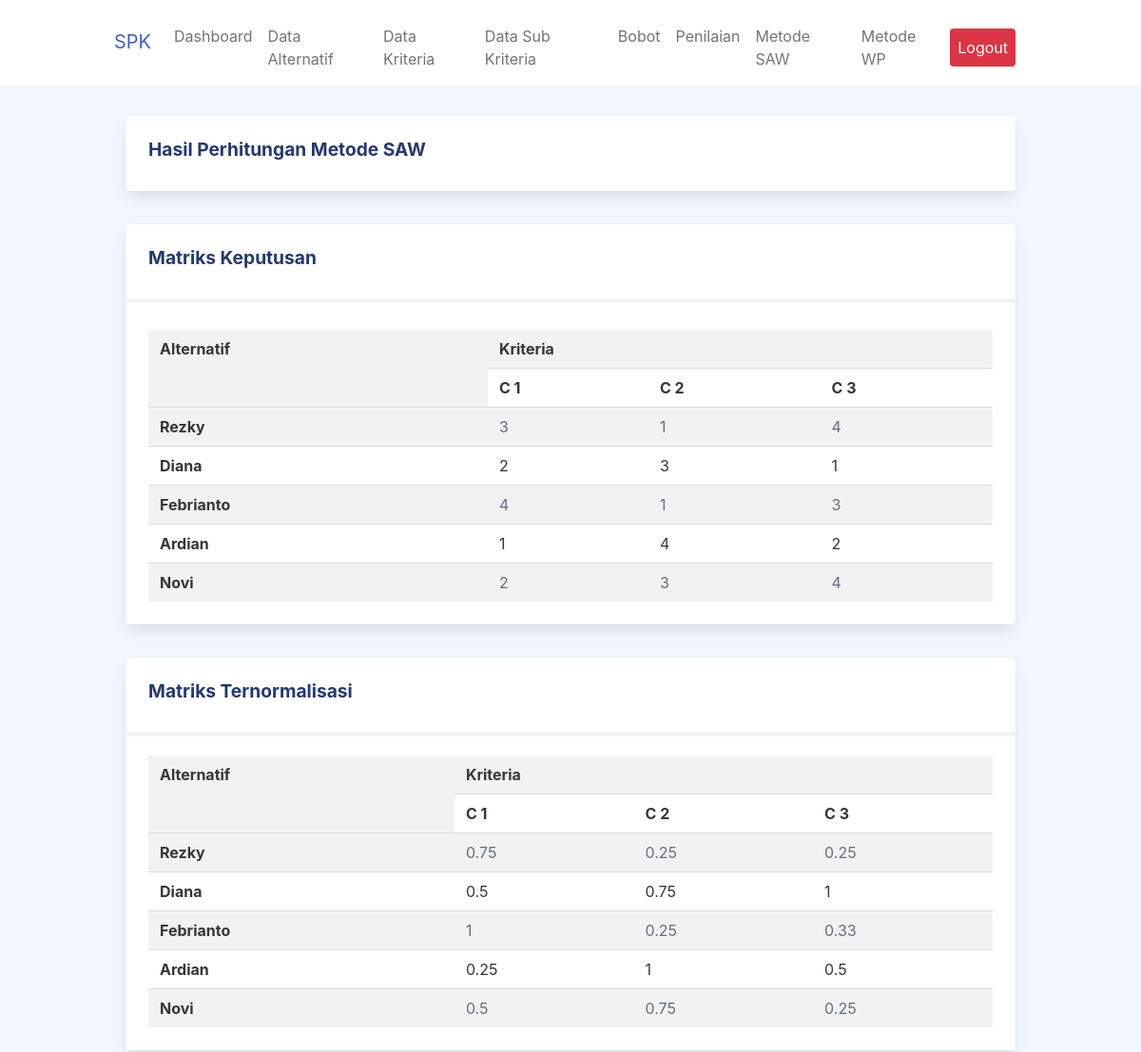
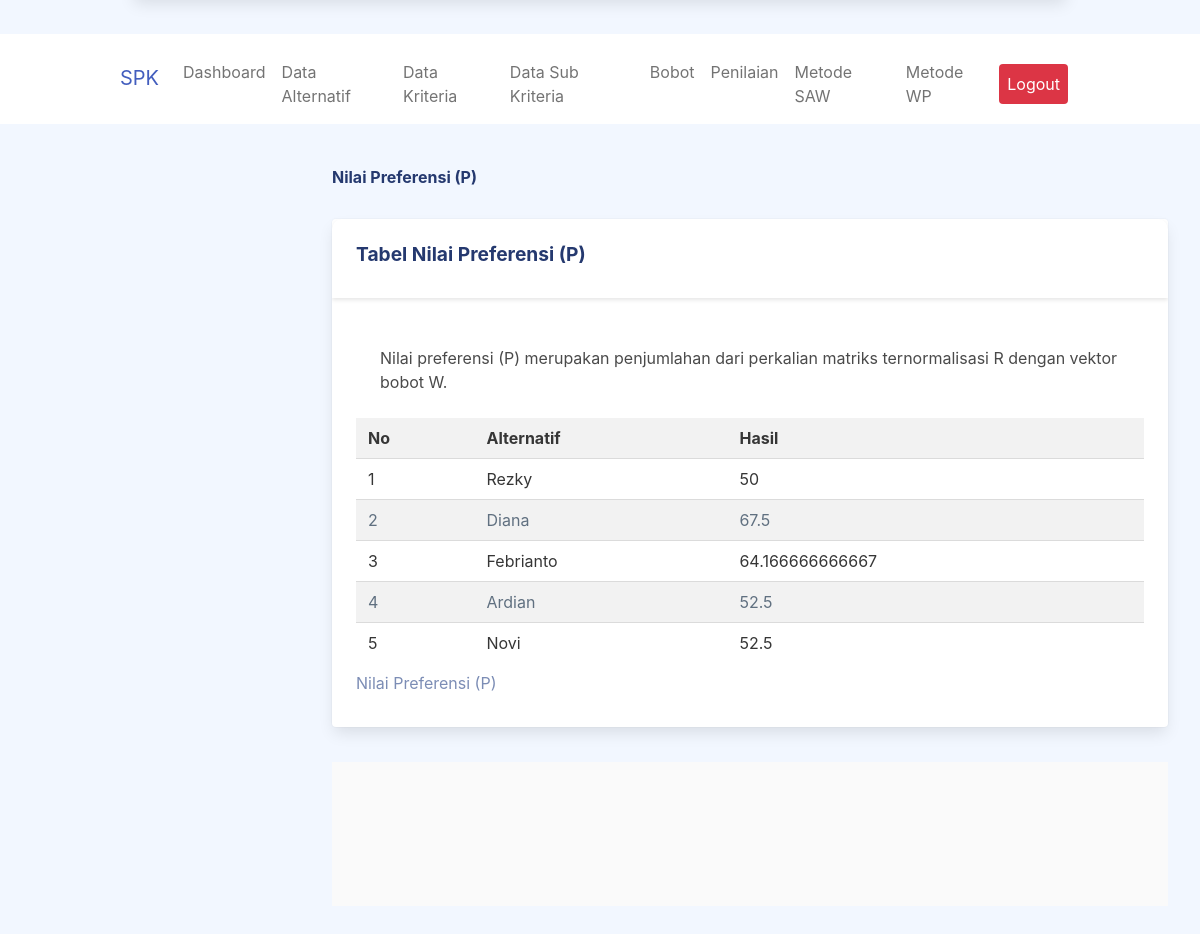
Screenshot of /matrik.php (signed in) with the database file from the repository (2 pictures, top to bottom).
### tables this page shows
CREATE TABLE `saw_criterias` (
  `id_criteria` tinyint(3) UNSIGNED NOT NULL,
  `criteria` varchar(100) NOT NULL,
  `weight` float NOT NULL,
  `attribute` set('benefit','cost') DEFAULT NULL
);

CREATE TABLE `saw_evaluations` (
  `id_alternative` smallint(5) UNSIGNED NOT NULL,
  `id_criteria` tinyint(3) UNSIGNED NOT NULL,
  `value` float NOT NULL
);

CREATE TABLE `saw_alternatives` (
  `id_alternative` smallint(5) UNSIGNED NOT NULL,
  `name` varchar(30) NOT NULL
);

### R.php (called while the page is built, shortened)
<?php
$sql = "SELECT
a.id_alternative,
b.name,
SUM(IF(a.id_criteria=1,a.value,0)) AS C1,
SUM(IF(a.id_criteria=2,a.value,0)) AS C2,
SUM(IF(a.id_criteria=3,a.value,0)) AS C3,
SUM(IF(a.id_criteria=4,a.value,0)) AS C4,
SUM(IF(a.id_criteria=5,a.value,0)) AS C5
FROM
saw_evaluations a
JOIN saw_alternatives b USING(id_alternative)
GROUP BY a.id_alternative
ORDER BY a.id_alternative";
$result = $db->query($sql);
$X = array(1 => array(), 2 => array(), 3 => array(), 4 => array(), 5 => array());
while ($row = $result->fetch_object()) {
    array_push($X[1], round($row->C1, 2));
    array_push($X[2], round($row->C2, 2));
    array_push($X[3], round($row->C3, 2));
    array_push($X[4], round($row->C4, 2));
    array_push($X[5], round($row->C5, 2));
}
$sql = "SELECT
          a.id_alternative,
          c.name,
          SUM(
            IF(
              a.id_criteria=1,
              IF(
                b.attribute='benefit',
                a.value/" . max($X[1]) . ",
                " . min($X[1]) . "/a.value)
              ,0)
              ) AS C1,
          SUM(
            IF(
              a.id_criteria=2,
              IF(
                b.attribute='benefit',
                a.value/" . max($X[2]) . ",
                " . min($X[2]) . "/a.value)
               ,0)
             ) AS C2,
          SUM(
            IF(
              a.id_criteria=3,
              IF(
                b.attribute='benefit',
                a.value/" . max($X[3]) . ",
                " . min($X[3]) . "/a.value)
               ,0)
             ) AS C3,
          SUM(
            IF(
              a.id_criteria=4,
              IF(
                b.attribute='benefit',
                a.value/" . max($X[4]) . ",
                " . min($X[4]) . "/a.value)
               ,0)
             ) AS C4,
          SUM(
            IF(
              a.id_criteria=5,
              IF(
                b.attribute='benefit',
                a.value/" . max($X[5]) . ",
                " . min($X[5]) . "/a.value)
               ,0)
             ) AS C5
        FROM
          saw_evaluations a
          JOIN saw_criterias b USING(id_criteria)
          JOIN saw_alternatives c USING(id_alternative)
        GROUP BY a.id_alternative
        ORDER BY a.id_alternative
       ";
$result = $db->query($sql);
$R = array();
$nama = array();
while ($row = $result->fetch_object()) {
    $R[$row->id_alternative] = array($row->C1, $row->C2, $row->C3, $row->C4, $row->C5);
    $nama[$row->id_alternative] = array($row->name);
}

### W.php (called while the page is built)
<?php
$sql = "SELECT weight FROM saw_criterias ORDER BY id_criteria";
$result = $db->query($sql);
$i = 0;
$W = array();
while ($row = $result->fetch_object()) {
    $W[] = $row->weight;
}

### matrik.php (the view, shortened to what this page needs)
<!DOCTYPE html>
<html lang="en">
<?php
require "layout/head.php";
require "include/conn.php";
?>
<body>
  <div id="app">
    <?php require "layout/sidebar.php"; ?>
    <div class="container">
      <div class="page-content">
        <section class="row">
          <div class="col-12">
            <div class="card">
              <div class="card-header">
                <h4 class="card-title">Hasil Perhitungan Metode SAW</h4>
              </div>
            </div>
            <div class="card">
              <div class="card-header">
                <h4 class="card-title">Matriks Keputusan</h4>
              </div>
              <div class="card-content mt-2">
                <div class="table-responsive">
                  <table class="table table-striped mb-0">
                    <tr>
                      <th rowspan='2'>Alternatif</th>
                      <th colspan='6'>Kriteria</th>
                    </tr>
                    <tr>
                    <?php
                    $sql = "SELECT id_criteria from saw_criterias";
                    $result = $db->query($sql);
                    while ($row = $result->fetch_object()):
                      ?>
                      <th>C
                        <?= $row->id_criteria ?>
                      </th>
                    <?php endwhile ?>
                  </tr>
                    <?php
                    $sql = "SELECT
                        a.id_alternative,
                        b.name,
                        SUM(IF(a.id_criteria=1,a.value,0)) AS C1,
                        SUM(IF(a.id_criteria=2,a.value,0)) AS C2,
                        SUM(IF(a.id_criteria=3,a.value,0)) AS C3
                      FROM
                        saw_evaluations a
                        JOIN saw_alternatives b USING(id_alternative)
                      GROUP BY a.id_alternative
                      ORDER BY a.id_alternative";
                    $result = $db->query($sql);
                    $X = array(1 => array(), 2 => array(), 3 => array(), 4 => array(), 5 => array());
                    while ($row = $result->fetch_object()) {
                      array_push($X[1], round($row->C1, 2));
                      array_push($X[2], round($row->C2, 2));
                      array_push($X[3], round($row->C3, 2));
                      echo "<tr class='center'>
                          <th>{$row->name}</th>
                          <td>" . round($row->C1, 2) . "</td>
                          <td>" . round($row->C2, 2) . "</td>
                          <td>" . round($row->C3, 2) . "</td>
                        </tr>\n";
                    }
                    ?>
                  </table>
                </div>
              </div>
            </div>
            <div class="card">
              <div class="card-header">
                <h4 class="card-title">Matriks Ternormalisasi</h4>
              </div>
              <div class="card-content">
                <table class="table table-striped mb-0">
                  <tr>
                    <th rowspan='2'>Alternatif</th>
                    <th colspan='5'>Kriteria</th>
                  </tr>
                  <tr>
                    <?php
                    $sql = "SELECT id_criteria from saw_criterias";
                    $result = $db->query($sql);
                    while ($row = $result->fetch_object()):
                      ?>
                      <th>C
                        <?= $row->id_criteria ?>
                      </th>
                    <?php endwhile ?>
                  </tr>
                  <?php
                  $sql = "SELECT
                      a.id_alternative,
                      c.name,
                      SUM(
                        IF(
                          a.id_criteria=1,
                          IF(
                            b.attribute='benefit',
                            a.value/" . max($X[1]) . ",
                            " . min($X[1]) . "/a.value)
                          ,0)
                          ) AS C1,
                      SUM(
                        IF(
                          a.id_criteria=2,
                          IF(
                            b.attribute='benefit',
                            a.value/" . max($X[2]) . ",
                            " . min($X[2]) . "/a.value)
                          ,0)
                        ) AS C2,
                      SUM(
                        IF(
                          a.id_criteria=3,
                          IF(
                            b.attribute='benefit',
                            a.value/" . max($X[3]) . ",
                            " . min($X[3]) . "/a.value)
                          ,0)
                        ) AS C3
                    FROM
                      saw_evaluations a
                      JOIN saw_criterias b USING(id_criteria)
                      JOIN saw_alternatives c USING(id_alternative)
                    GROUP BY a.id_alternative
                    ORDER BY a.id_alternative
                  ";
                  $result = $db->query($sql);
                  $R = array();
                  while ($row = $result->fetch_object()) {
                    $R[$row->id_alternative] = array($row->C1, $row->C2, $row->C3);
                    echo "<tr class='center'>
                      <th>{$row->name}</th>
                        <td>" . round($row->C1, 2) . "</td>
                        <td>" . round($row->C2, 2) . "</td>
                        <td>" . round($row->C3, 2) . "</td>
                      </tr>\n";
                  }
                  ?>
                </table>
              </div>
            </div>
          </div>
      </div>
    </div>
  </div>
  <?php require "preferensi.php" ?>
</body>
</html>

### preferensi.php (shortened to what this page needs)
<!DOCTYPE html>
<html lang="en">
  <?php
require "include/conn.php";
require "W.php";
require "R.php";
?>
  <body>
    <div id="app">
      <?php require "layout/sidebar.php";?>
      <div id="main">
        <div class="page-heading">
          <h3>Nilai Preferensi (P)</h3>
        </div>
        <div class="page-content">
          <section class="row">
            <div class="col-12">
              <div class="card">
                <div class="card-header">
                  <h4 class="card-title">Tabel Nilai Preferensi (P)</h4>
                </div>
                <div class="card-content">
                  <div class="card-body">
                    <p class="card-text">
                    Nilai preferensi (P) merupakan penjumlahan dari perkalian matriks ternormalisasi R dengan vektor bobot W.</p>
                  </div>
                  <div class="table-responsive">
                    <table class="table table-striped mb-0">
                    <caption>
    Nilai Preferensi (P)
  </caption>
  <tr>
    <th>No</th>
    <th>Alternatif</th>
    <th>Hasil</th>
  </tr>
  <?php
$P = array();
$m = count($W);
$no = 0;
foreach ($R as $i => $r) {
    for ($j = 0; $j < $m; $j++) {
        $P[$i] = (isset($P[$i]) ? $P[$i] : 0) + $r[$j] * $W[$j];
    }
    echo "<tr class='center'>
            <td>" . (++$no) . "</td>
            <td>{$nama[$i][0]}</td>
            <td>{$P[$i]}</td>
          </tr>";
}
?>
                    </table>
                  </div>
                </div>
              </div>
            </div>
          </section>
        </div>
        <?php require "layout/footer.php";?>
      </div>
    </div>
  </body>
</html>

### assets/css/app.css (style rules this page uses)
.card { margin-bottom:2.2rem;border:none }
.card .card-header { border:none }
.card .card-header h4 { font-size:1.2rem;font-weight:700 }
.card .card-content { position:relative }
.card .card-title { font-size:1.2rem }
.card .card-body { padding:1.5rem }
.dataTable-table td,.dataTable-table thead th,.table td,.table thead th { vertical-align:middle }
#main { margin-left:300px;padding:2rem }
.page-heading { margin:0 0 2rem }
.page-heading h3 { font-weight:700 }

### assets/css/costume.css (style rules this page uses)
html { background: #ecf0f1; }

### rows the page displays
saw_criterias: id_criteria "1"
saw_criterias: id_criteria "2"
saw_criterias: id_criteria "3"
saw_evaluations: id_alternative.name "Rezky", C1 "3", C2 "1", C3 "4", C1 "0.75", C2 "0.25", C3 "0.25"
saw_evaluations: id_alternative.name "Diana", C1 "2", C2 "3", C3 "1", C1 "0.5", C2 "0.75", i "Diana", i "67.5"
saw_evaluations: id_alternative.name "Febrianto", C1 "4", C2 "1", C3 "3", C1 "1", C2 "0.25", C3 "0.33", i "Febrianto", i "64.166666666667"
saw_evaluations: id_alternative.name "Ardian", C1 "1", C2 "4", C3 "2", C1 "0.25", C2 "1", C3 "0.5", i "Ardian", i "52.5"
saw_evaluations: id_alternative.name "Novi", C1 "2", C2 "3", C3 "4", C1 "0.5", C2 "0.75", C3 "0.25", i "Novi", i "52.5"

### other values shown
$nama[$i][0] "Rezky"
$P[$i] "50"
